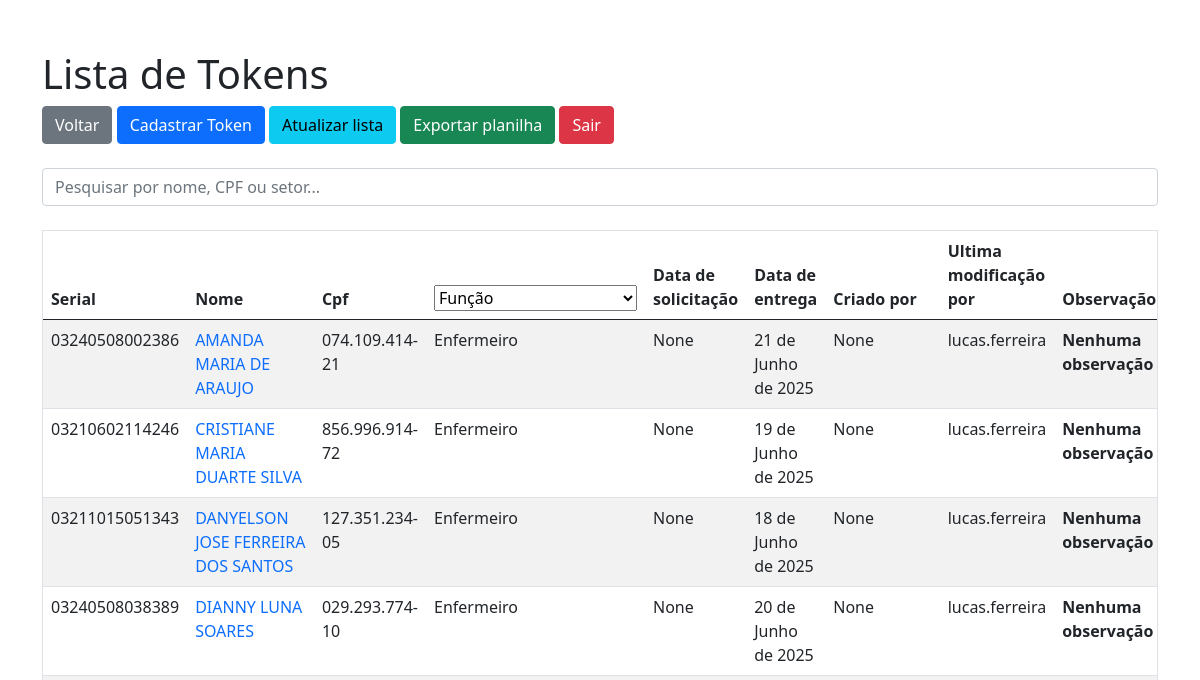
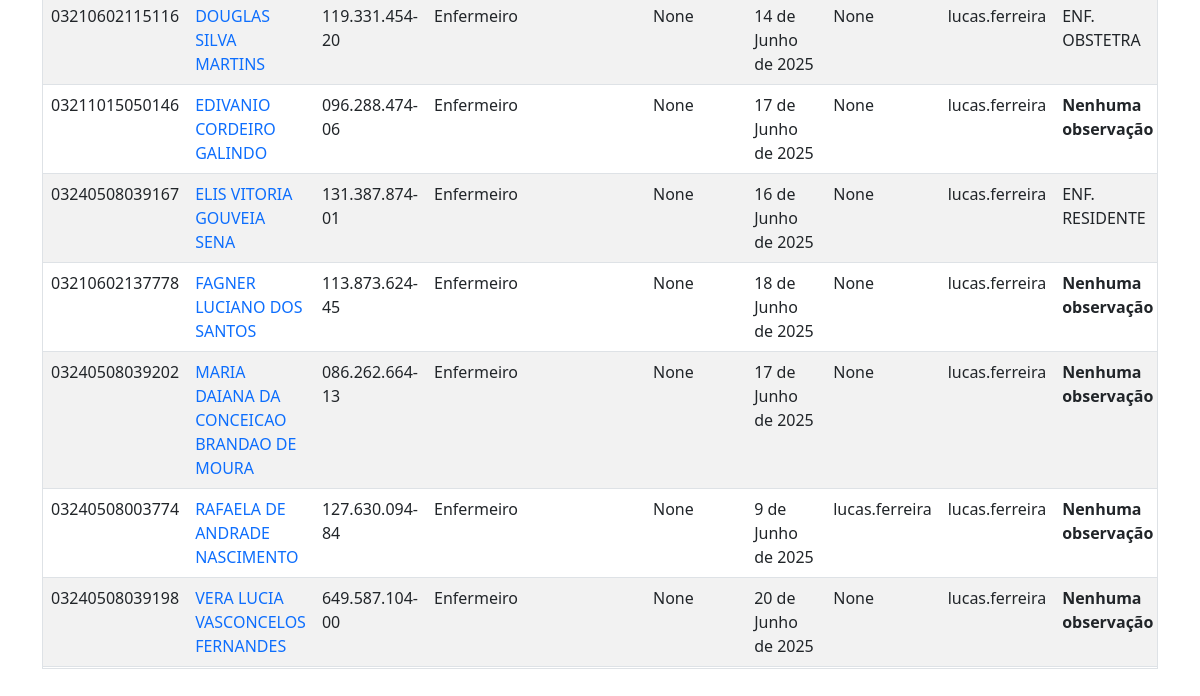
Before: /lista_tokens/Enfermeiro/ (signed in) with the older database file (2 pictures, top to bottom).
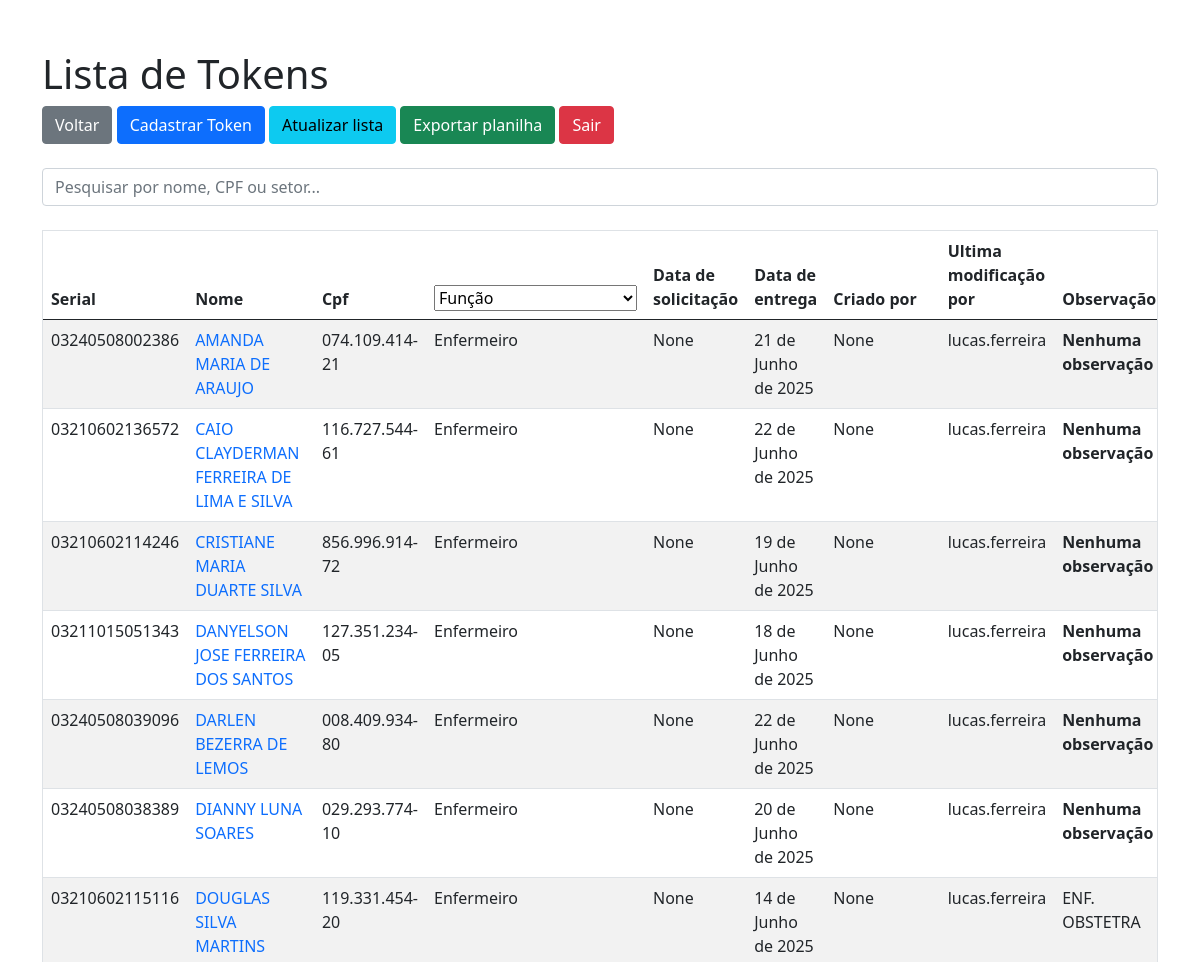
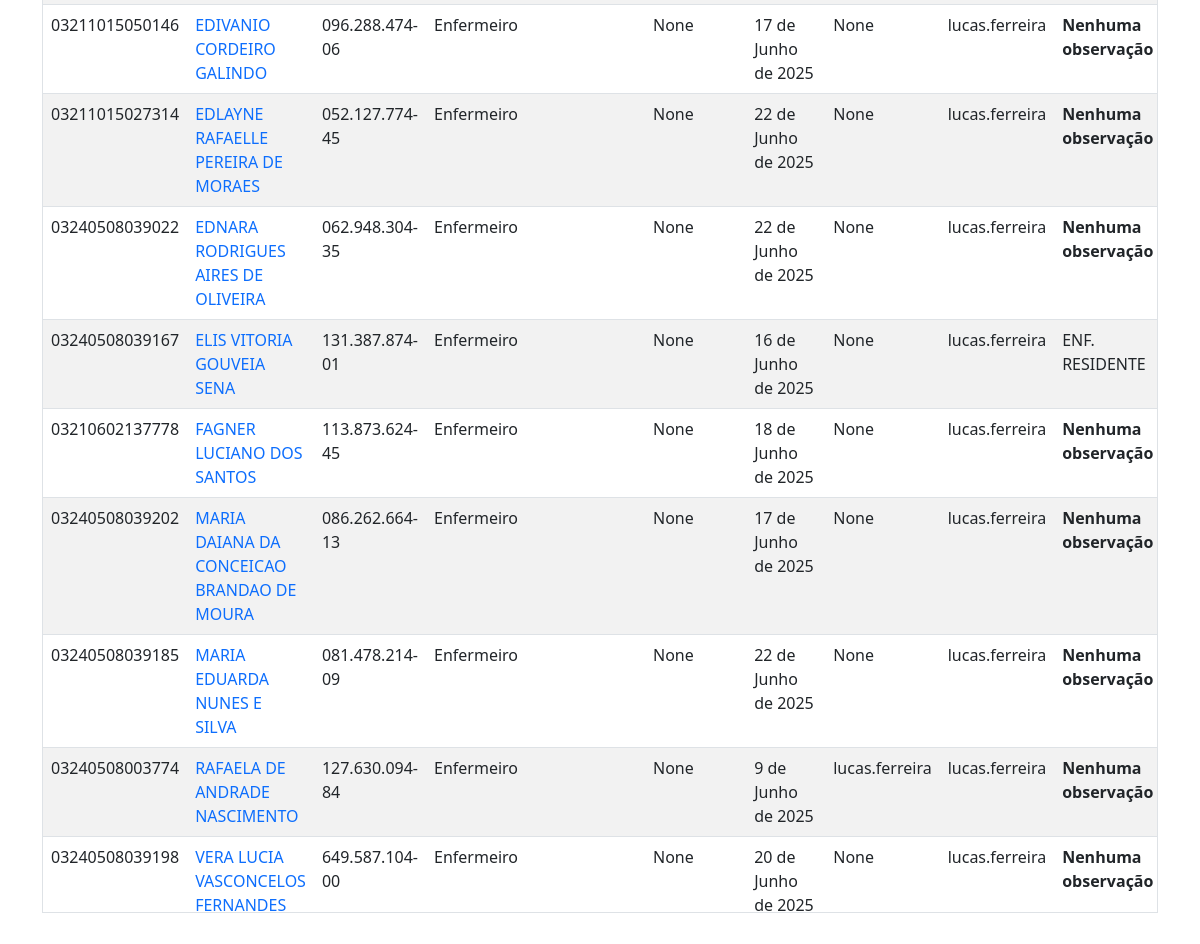
After: the same page with the newer database file (2 pictures, top to bottom).
### tokens_app/models.py (models this page shows)
class Token(models.Model):
    nome_responsavel = models.CharField(max_length=125, null=False, blank=False)
    cpf_responsavel = models.CharField(max_length=14, null=True, blank=True)
    funcao_responsavel = models.CharField(max_length=125, choices=FUNCOES, null=True, blank=True)
    serial = models.CharField(max_length=14, null=True, blank=True)
    data_solicitacao = models.DateField(null=True, blank=True, default=None)
    data_entrega = models.DateField(blank=True, null=True)
    data_modificacao = models.DateField(auto_now=True)
    observacao = models.TextField(null=True, blank=True)
    criador = models.CharField(max_length=125, null=True, blank=True)
    modificador = models.CharField(max_length=125, null=True, blank=True)
    token_entregue = models.BooleanField(default=False)
    token_ativo = models.BooleanField(default=True)
    def __str__(self):
        return f"{self.nome_responsavel}"

### tokens_app/views.py (the view)
# urls.py: path("lista_tokens/<str:funcao>/", views.lista_tokens_funcao, name="lista_tokens_funcao"),
def lista_tokens_funcao(request, funcao):
    if not request.user.is_authenticated:
        return redirect('login')
    else:
        logger.info(f"User {request.user.username} Acessou a lista de tokens da função {funcao}. {time.strftime('%Y-%m-%d %H:%M:%S')}")
        tokens = Token.objects.filter(funcao_responsavel=funcao).order_by('nome_responsavel')
        if not tokens:
            return HttpResponse("Nenhum token encontrado para esta função.")
        return render(request, 'lista_tokens.html', {'tokens': tokens, "usuario": request.user, "funcoes": funcoes, "data_entregas": data_entregas, "assistentes": assistentes})

### tokens_app/templates/lista_tokens.html (shortened to what this page needs)
{% extends "base.html" %}
{% block content %}
<div class="container">
    <div class="head">
        <div class="head_left">
            <h1>Lista de Tokens</h1>
            <a href="{% url 'home' %}" class="btn btn-secondary">Voltar</a>
            <a href="{% url 'novo_token' %}" class="btn btn-primary">Cadastrar Token</a>
            <a href="{% url 'lista_tokens' %}" name="recarregar_lista" class="btn btn-info">Atualizar lista</a>
            <a href="{% url 'exportar_planilha' %}" name="exportar_planilha" class="btn btn-success">Exportar planilha</a>
            <a href="{% url 'logout' %}" name="logout" class="btn btn-danger">Sair</a>
        </div>
        <br>
        <input type="text" id='searchInput' placeholder='Pesquisar por nome, CPF ou setor...' class="form-control">
        <br>
        <div style="max-height: 70vh; overflow-y: auto; border: 1px solid #dee2e6;">
            <table class="table table-striped">
                <thead>
                    <tr>
                        <th>Serial</th>
                        <th>Nome</th>
                        <th>Cpf</th>
                        <th>
                            <select name="select_funcao" id="select_funcao" onchange="window.location.href='/lista_tokens/' + this.value">
                                <option>Função</option>
                            </select>
                        </th>
                        <th>Data de solicitação</th>
                        <th>Data de entrega</th>
                        <th>Criado por</th>
                        <th>Ultima modificação por</th>
                        <th>Observação</th>
                    </tr>
                </thead>
                <tbody>
                    {% for token in tokens %}
                        {% if token.token_ativo %}
                            <tr>
                                <td>{{ token.serial }}</td>
                                <td><a href="{% url 'atualizar_token' token.id %}" style="text-decoration: none;">{{ token }}</a></td>
                                <td id="cpf">{{ token.cpf_responsavel }}</td>
                                <td>{{ token.funcao_responsavel }}</td>
                                <td>{{ token.data_solicitacao }}</td>
                                <td>{{ token.data_entrega }}</td>
                                <td>{{ token.criador}} </td>
                                <td> {{token.modificador}} </td>
                                {% if token.observacao != "" %}
                                {% if token.observacao|length > 30 %}
                                <td>Entre na edição para ver a observação.</td>
                                {% else %}
                                <td>{{token.observacao}}</td>
                                {% endif %}
                                {% else %}
                                <td><b>Nenhuma observação</b></td>
                                {% endif %}
                            </tr>
                        {% endif %}
                    {% endfor %}
                </tbody>
            </table>
        </div>
    </div>
    {% endblock %}

Changed rows visible on the page:
now on this page (row edited): Token: serial "03210602136572", nome_responsavel "CAIO CLAYDERMAN FERREIRA DE LIMA E SILVA", cpf_responsavel "116.727.544-61", funcao_responsavel "Enfermeiro", data_solicitacao "None", data_entrega "22 de Junho de 2025", criador "None", modificador "lucas.ferreira", observacao "Nenhuma observação"
now on this page (row edited): Token: serial "03240508039096", nome_responsavel "DARLEN BEZERRA DE LEMOS", cpf_responsavel "008.409.934-80", funcao_responsavel "Enfermeiro", data_solicitacao "None", data_entrega "22 de Junho de 2025", criador "None", modificador "lucas.ferreira", observacao "Nenhuma observação"
now on this page (row edited): Token: serial "03211015027314", nome_responsavel "EDLAYNE RAFAELLE PEREIRA DE MORAES", cpf_responsavel "052.127.774-45", funcao_responsavel "Enfermeiro", data_solicitacao "None", data_entrega "22 de Junho de 2025", criador "None", modificador "lucas.ferreira", observacao "Nenhuma observação"
now on this page (row edited): Token: serial "03240508039022", nome_responsavel "EDNARA RODRIGUES AIRES DE OLIVEIRA", cpf_responsavel "062.948.304-35", funcao_responsavel "Enfermeiro", data_solicitacao "None", data_entrega "22 de Junho de 2025", criador "None", modificador "lucas.ferreira", observacao "Nenhuma observação"
now on this page (row edited): Token: serial "03240508039185", nome_responsavel "MARIA EDUARDA NUNES E SILVA", cpf_responsavel "081.478.214-09", funcao_responsavel "Enfermeiro", data_solicitacao "None", data_entrega "22 de Junho de 2025", criador "None", modificador "lucas.ferreira", observacao "Nenhuma observação"
